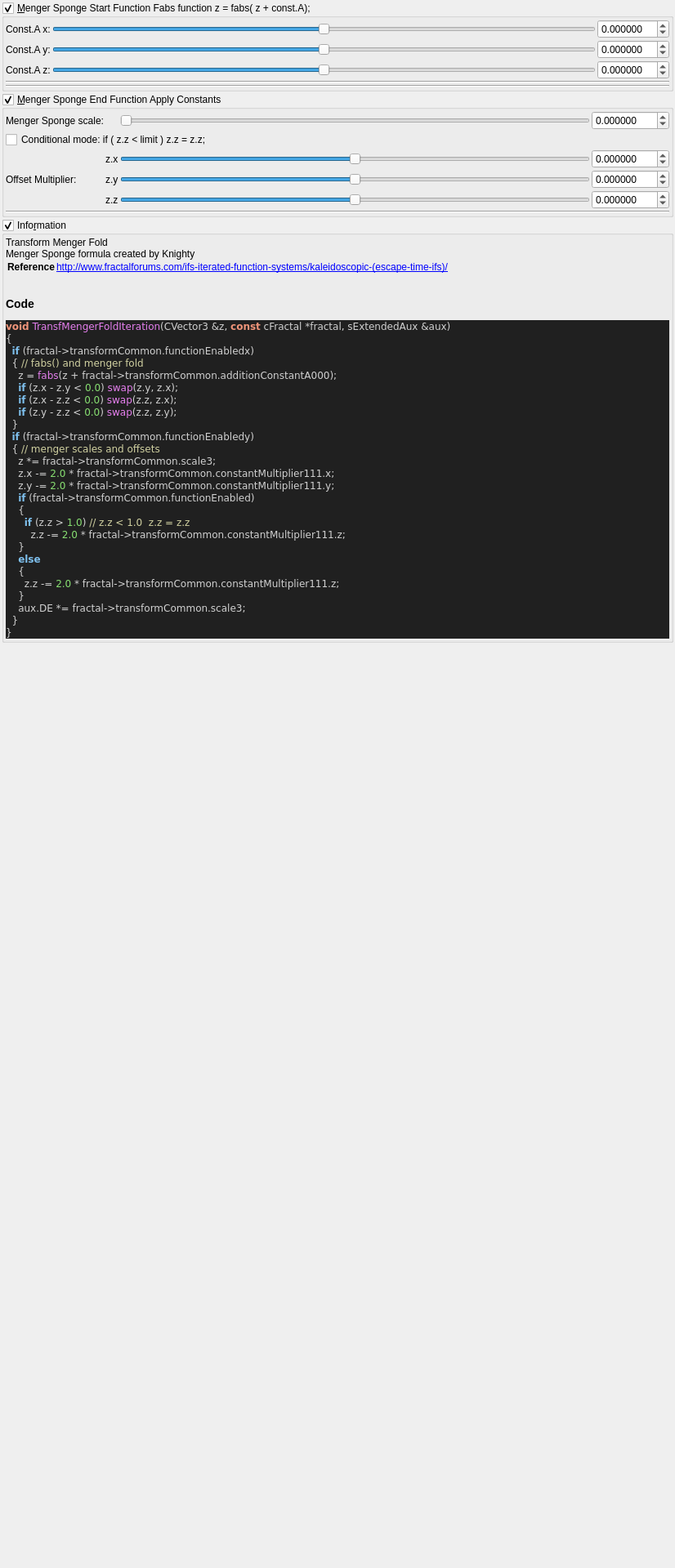
<?xml version="1.0" encoding="UTF-8"?>
<ui version="4.0">
 <class>Form</class>
 <widget class="QWidget" name="Form">
  <property name="geometry">
   <rect>
    <x>0</x>
    <y>0</y>
    <width>826</width>
    <height>1920</height>
   </rect>
  </property>
  <property name="windowTitle">
   <string notr="true">transf_menger_fold</string>
  </property>
  <layout class="QVBoxLayout" name="verticalLayout">
   <property name="spacing">
    <number>2</number>
   </property>
   <property name="leftMargin">
    <number>2</number>
   </property>
   <property name="topMargin">
    <number>2</number>
   </property>
   <property name="rightMargin">
    <number>2</number>
   </property>
   <property name="bottomMargin">
    <number>2</number>
   </property>
   <item>
    <widget class="MyGroupBox" name="groupCheck_transf_function_enabledx">
     <property name="title">
      <string>&amp;Menger Sponge Start Function Fabs function z = fabs( z + const.A);</string>
     </property>
     <property name="checkable">
      <bool>true</bool>
     </property>
     <layout class="QVBoxLayout" name="verticalLayout_10" stretch="0,0">
      <property name="spacing">
       <number>2</number>
      </property>
      <property name="leftMargin">
       <number>2</number>
      </property>
      <property name="topMargin">
       <number>2</number>
      </property>
      <property name="rightMargin">
       <number>2</number>
      </property>
      <property name="bottomMargin">
       <number>2</number>
      </property>
      <item>
       <layout class="QGridLayout" name="gridLayout_12">
        <property name="spacing">
         <number>2</number>
        </property>
        <item row="2" column="2">
         <widget class="MyDoubleSpinBox" name="spinbox3_transf_addition_constantA_000_z">
          <property name="enabled">
           <bool>true</bool>
          </property>
          <property name="sizePolicy">
           <sizepolicy hsizetype="Minimum" vsizetype="Maximum">
            <horstretch>0</horstretch>
            <verstretch>0</verstretch>
           </sizepolicy>
          </property>
          <property name="decimals">
           <number>6</number>
          </property>
          <property name="minimum">
           <double>-99.989999999999995</double>
          </property>
          <property name="maximum">
           <double>99.989999999999995</double>
          </property>
          <property name="singleStep">
           <double>0.100000000000000</double>
          </property>
         </widget>
        </item>
        <item row="1" column="2">
         <widget class="MyDoubleSpinBox" name="spinbox3_transf_addition_constantA_000_y">
          <property name="enabled">
           <bool>true</bool>
          </property>
          <property name="sizePolicy">
           <sizepolicy hsizetype="Minimum" vsizetype="Maximum">
            <horstretch>0</horstretch>
            <verstretch>0</verstretch>
           </sizepolicy>
          </property>
          <property name="decimals">
           <number>6</number>
          </property>
          <property name="minimum">
           <double>-99.989999999999995</double>
          </property>
          <property name="maximum">
           <double>99.989999999999995</double>
          </property>
          <property name="singleStep">
           <double>0.100000000000000</double>
          </property>
         </widget>
        </item>
        <item row="1" column="0">
         <widget class="QLabel" name="label_78">
          <property name="text">
           <string>Const.A y:</string>
          </property>
         </widget>
        </item>
        <item row="0" column="1">
         <widget class="QSlider" name="slider3_transf_addition_constantA_000_x">
          <property name="enabled">
           <bool>true</bool>
          </property>
          <property name="sizePolicy">
           <sizepolicy hsizetype="Expanding" vsizetype="Maximum">
            <horstretch>0</horstretch>
            <verstretch>0</verstretch>
           </sizepolicy>
          </property>
          <property name="minimum">
           <number>-5000000</number>
          </property>
          <property name="maximum">
           <number>5000000</number>
          </property>
          <property name="value">
           <number>0</number>
          </property>
          <property name="sliderPosition">
           <number>0</number>
          </property>
          <property name="orientation">
           <enum>Qt::Horizontal</enum>
          </property>
         </widget>
        </item>
        <item row="3" column="0" colspan="3">
         <widget class="Line" name="line_22">
          <property name="orientation">
           <enum>Qt::Horizontal</enum>
          </property>
         </widget>
        </item>
        <item row="0" column="2">
         <widget class="MyDoubleSpinBox" name="spinbox3_transf_addition_constantA_000_x">
          <property name="enabled">
           <bool>true</bool>
          </property>
          <property name="sizePolicy">
           <sizepolicy hsizetype="Minimum" vsizetype="Maximum">
            <horstretch>0</horstretch>
            <verstretch>0</verstretch>
           </sizepolicy>
          </property>
          <property name="prefix">
           <string/>
          </property>
          <property name="decimals">
           <number>6</number>
          </property>
          <property name="minimum">
           <double>-99.989999999999995</double>
          </property>
          <property name="singleStep">
           <double>0.100000000000000</double>
          </property>
         </widget>
        </item>
        <item row="0" column="0">
         <widget class="QLabel" name="label_79">
          <property name="text">
           <string>Const.A x:</string>
          </property>
         </widget>
        </item>
        <item row="2" column="0">
         <widget class="QLabel" name="label_80">
          <property name="text">
           <string>Const.A z:</string>
          </property>
         </widget>
        </item>
        <item row="2" column="1">
         <widget class="QSlider" name="slider3_transf_addition_constantA_000_z">
          <property name="sizePolicy">
           <sizepolicy hsizetype="Expanding" vsizetype="Maximum">
            <horstretch>0</horstretch>
            <verstretch>0</verstretch>
           </sizepolicy>
          </property>
          <property name="minimum">
           <number>-3000000</number>
          </property>
          <property name="maximum">
           <number>3000000</number>
          </property>
          <property name="singleStep">
           <number>1</number>
          </property>
          <property name="orientation">
           <enum>Qt::Horizontal</enum>
          </property>
         </widget>
        </item>
        <item row="1" column="1">
         <widget class="QSlider" name="slider3_transf_addition_constantA_000_y">
          <property name="sizePolicy">
           <sizepolicy hsizetype="Expanding" vsizetype="Maximum">
            <horstretch>0</horstretch>
            <verstretch>0</verstretch>
           </sizepolicy>
          </property>
          <property name="minimum">
           <number>-3000000</number>
          </property>
          <property name="maximum">
           <number>3000000</number>
          </property>
          <property name="singleStep">
           <number>1</number>
          </property>
          <property name="orientation">
           <enum>Qt::Horizontal</enum>
          </property>
         </widget>
        </item>
       </layout>
      </item>
      <item>
       <widget class="Line" name="line_23">
        <property name="orientation">
         <enum>Qt::Horizontal</enum>
        </property>
       </widget>
      </item>
     </layout>
    </widget>
   </item>
   <item>
    <widget class="MyGroupBox" name="groupCheck_transf_function_enabledy">
     <property name="title">
      <string>&amp;Menger Sponge End Function Apply Constants</string>
     </property>
     <property name="checkable">
      <bool>true</bool>
     </property>
     <layout class="QVBoxLayout" name="verticalLayout_11" stretch="0,0">
      <property name="spacing">
       <number>2</number>
      </property>
      <property name="leftMargin">
       <number>2</number>
      </property>
      <property name="topMargin">
       <number>2</number>
      </property>
      <property name="rightMargin">
       <number>2</number>
      </property>
      <property name="bottomMargin">
       <number>2</number>
      </property>
      <item>
       <layout class="QGridLayout" name="gridLayout_13">
        <property name="spacing">
         <number>2</number>
        </property>
        <item row="0" column="3">
         <widget class="MyDoubleSpinBox" name="spinbox_transf_scale_3">
          <property name="sizePolicy">
           <sizepolicy hsizetype="Minimum" vsizetype="Maximum">
            <horstretch>0</horstretch>
            <verstretch>0</verstretch>
           </sizepolicy>
          </property>
          <property name="prefix">
           <string/>
          </property>
          <property name="suffix">
           <string/>
          </property>
          <property name="decimals">
           <number>6</number>
          </property>
          <property name="minimum">
           <double>-500.000000000000000</double>
          </property>
          <property name="maximum">
           <double>500.000000000000000</double>
          </property>
          <property name="singleStep">
           <double>0.100000000000000</double>
          </property>
         </widget>
        </item>
        <item row="4" column="3">
         <widget class="MyDoubleSpinBox" name="spinbox3_transf_constant_multiplier_111_z">
          <property name="sizePolicy">
           <sizepolicy hsizetype="Minimum" vsizetype="Maximum">
            <horstretch>0</horstretch>
            <verstretch>0</verstretch>
           </sizepolicy>
          </property>
          <property name="prefix">
           <string/>
          </property>
          <property name="suffix">
           <string/>
          </property>
          <property name="decimals">
           <number>6</number>
          </property>
          <property name="minimum">
           <double>-99.989999999999995</double>
          </property>
          <property name="maximum">
           <double>99.989999999999995</double>
          </property>
          <property name="singleStep">
           <double>0.100000000000000</double>
          </property>
         </widget>
        </item>
        <item row="4" column="2">
         <widget class="QSlider" name="slider3_transf_constant_multiplier_111_z">
          <property name="sizePolicy">
           <sizepolicy hsizetype="Expanding" vsizetype="Maximum">
            <horstretch>0</horstretch>
            <verstretch>0</verstretch>
           </sizepolicy>
          </property>
          <property name="minimum">
           <number>-3000000</number>
          </property>
          <property name="maximum">
           <number>3000000</number>
          </property>
          <property name="singleStep">
           <number>1</number>
          </property>
          <property name="orientation">
           <enum>Qt::Horizontal</enum>
          </property>
         </widget>
        </item>
        <item row="3" column="2">
         <widget class="QSlider" name="slider3_transf_constant_multiplier_111_y">
          <property name="sizePolicy">
           <sizepolicy hsizetype="Expanding" vsizetype="Maximum">
            <horstretch>0</horstretch>
            <verstretch>0</verstretch>
           </sizepolicy>
          </property>
          <property name="minimum">
           <number>-3000000</number>
          </property>
          <property name="maximum">
           <number>3000000</number>
          </property>
          <property name="singleStep">
           <number>1</number>
          </property>
          <property name="orientation">
           <enum>Qt::Horizontal</enum>
          </property>
         </widget>
        </item>
        <item row="0" column="0">
         <widget class="QLabel" name="label_92">
          <property name="text">
           <string>Menger Sponge scale:</string>
          </property>
         </widget>
        </item>
        <item row="4" column="1">
         <widget class="QLabel" name="label_98">
          <property name="text">
           <string notr="true">z.z</string>
          </property>
         </widget>
        </item>
        <item row="2" column="2">
         <widget class="QSlider" name="slider3_transf_constant_multiplier_111_x">
          <property name="sizePolicy">
           <sizepolicy hsizetype="Expanding" vsizetype="Maximum">
            <horstretch>0</horstretch>
            <verstretch>0</verstretch>
           </sizepolicy>
          </property>
          <property name="minimum">
           <number>-2000000</number>
          </property>
          <property name="maximum">
           <number>2000000</number>
          </property>
          <property name="singleStep">
           <number>1</number>
          </property>
          <property name="orientation">
           <enum>Qt::Horizontal</enum>
          </property>
         </widget>
        </item>
        <item row="3" column="0">
         <widget class="QLabel" name="label_91">
          <property name="text">
           <string>Offset Multiplier:</string>
          </property>
         </widget>
        </item>
        <item row="2" column="3">
         <widget class="MyDoubleSpinBox" name="spinbox3_transf_constant_multiplier_111_x">
          <property name="sizePolicy">
           <sizepolicy hsizetype="Minimum" vsizetype="Maximum">
            <horstretch>0</horstretch>
            <verstretch>0</verstretch>
           </sizepolicy>
          </property>
          <property name="prefix">
           <string/>
          </property>
          <property name="suffix">
           <string/>
          </property>
          <property name="decimals">
           <number>6</number>
          </property>
          <property name="minimum">
           <double>-99.989999999999995</double>
          </property>
          <property name="maximum">
           <double>99.989999999999995</double>
          </property>
          <property name="singleStep">
           <double>0.100000000000000</double>
          </property>
         </widget>
        </item>
        <item row="3" column="3">
         <widget class="MyDoubleSpinBox" name="spinbox3_transf_constant_multiplier_111_y">
          <property name="sizePolicy">
           <sizepolicy hsizetype="Minimum" vsizetype="Maximum">
            <horstretch>0</horstretch>
            <verstretch>0</verstretch>
           </sizepolicy>
          </property>
          <property name="prefix">
           <string/>
          </property>
          <property name="suffix">
           <string/>
          </property>
          <property name="decimals">
           <number>6</number>
          </property>
          <property name="minimum">
           <double>-99.989999999999995</double>
          </property>
          <property name="maximum">
           <double>99.989999999999995</double>
          </property>
          <property name="singleStep">
           <double>0.100000000000000</double>
          </property>
         </widget>
        </item>
        <item row="0" column="2">
         <widget class="QSlider" name="slider_transf_scale_3">
          <property name="sizePolicy">
           <sizepolicy hsizetype="Expanding" vsizetype="Maximum">
            <horstretch>0</horstretch>
            <verstretch>0</verstretch>
           </sizepolicy>
          </property>
          <property name="minimum">
           <number>0</number>
          </property>
          <property name="maximum">
           <number>5000000</number>
          </property>
          <property name="singleStep">
           <number>1</number>
          </property>
          <property name="orientation">
           <enum>Qt::Horizontal</enum>
          </property>
         </widget>
        </item>
        <item row="3" column="1">
         <widget class="QLabel" name="label_90">
          <property name="text">
           <string notr="true">z.y</string>
          </property>
         </widget>
        </item>
        <item row="2" column="1">
         <widget class="QLabel" name="label_93">
          <property name="text">
           <string notr="true">z.x</string>
          </property>
         </widget>
        </item>
        <item row="1" column="0" colspan="3">
         <widget class="QCheckBox" name="checkBox_transf_function_enabled">
          <property name="text">
           <string>Conditional mode: if ( z.z &lt; limit ) z.z = z.z;</string>
          </property>
         </widget>
        </item>
       </layout>
      </item>
      <item>
       <widget class="Line" name="line_25">
        <property name="orientation">
         <enum>Qt::Horizontal</enum>
        </property>
       </widget>
      </item>
     </layout>
    </widget>
   </item>
   <item>
    <widget class="MyGroupBox" name="groupCheck_info">
     <property name="title">
      <string>Info&amp;rmation</string>
     </property>
     <property name="flat">
      <bool>false</bool>
     </property>
     <property name="checkable">
      <bool>true</bool>
     </property>
     <layout class="QVBoxLayout" name="verticalLayout_2">
      <property name="spacing">
       <number>2</number>
      </property>
      <property name="leftMargin">
       <number>2</number>
      </property>
      <property name="topMargin">
       <number>2</number>
      </property>
      <property name="rightMargin">
       <number>2</number>
      </property>
      <property name="bottomMargin">
       <number>2</number>
      </property>
      <item>
       <widget class="QLabel" name="label_code_content">
        <property name="text">
         <string notr="true">&lt;p&gt;Transform Menger Fold&lt;br&gt;Menger Sponge formula created by Knighty&lt;/p&gt;&lt;table&gt;
&lt;tr&gt;&lt;th&gt;Reference&lt;/th&gt;&lt;td&gt;&lt;a href=&quot;http://www.fractalforums.com/ifs-iterated-function-systems/kaleidoscopic-(escape-time-ifs)/&quot;&gt;http://www.fractalforums.com/ifs-iterated-function-systems/kaleidoscopic-(escape-time-ifs)/&lt;br&gt;
&lt;/td&gt;&lt;/tr&gt;
&lt;/table&gt;
&lt;h3&gt;Code&lt;/h3&gt;
&lt;body style=&quot;background-color:#202020&quot;&gt;
&lt;pre style=&quot;color:#d0d0d0; background-color:#202020;  font-family:'Courier New',monospace;&quot;&gt;&lt;span style=&quot;color:#f09479; font-weight:bold&quot;&gt;void&lt;/span&gt; &lt;span style=&quot;color:#e47eed&quot;&gt;TransfMengerFoldIteration&lt;/span&gt;&lt;span style=&quot;color:#d0d0d0&quot;&gt;(&lt;/span&gt;CVector3 &lt;span style=&quot;color:#d0d0d0&quot;&gt;&amp;amp;&lt;/span&gt;z&lt;span style=&quot;color:#d0d0d0&quot;&gt;,&lt;/span&gt; &lt;span style=&quot;color:#f09479; font-weight:bold&quot;&gt;const&lt;/span&gt; cFractal &lt;span style=&quot;color:#d0d0d0&quot;&gt;*&lt;/span&gt;fractal&lt;span style=&quot;color:#d0d0d0&quot;&gt;,&lt;/span&gt; sExtendedAux &lt;span style=&quot;color:#d0d0d0&quot;&gt;&amp;amp;&lt;/span&gt;aux&lt;span style=&quot;color:#d0d0d0&quot;&gt;)&lt;/span&gt;
&lt;span style=&quot;color:#d0d0d0&quot;&gt;{&lt;/span&gt;
  &lt;span style=&quot;color:#7ec0ee; font-weight:bold&quot;&gt;if&lt;/span&gt; &lt;span style=&quot;color:#d0d0d0&quot;&gt;(&lt;/span&gt;fractal&lt;span style=&quot;color:#d0d0d0&quot;&gt;-&amp;gt;&lt;/span&gt;transformCommon&lt;span style=&quot;color:#d0d0d0&quot;&gt;.&lt;/span&gt;functionEnabledx&lt;span style=&quot;color:#d0d0d0&quot;&gt;)&lt;/span&gt;
  &lt;span style=&quot;color:#d0d0d0&quot;&gt;{&lt;/span&gt; &lt;span style=&quot;color:#d0d0a0&quot;&gt;// fabs() and menger fold&lt;/span&gt;
    z &lt;span style=&quot;color:#d0d0d0&quot;&gt;=&lt;/span&gt; &lt;span style=&quot;color:#e47eed&quot;&gt;fabs&lt;/span&gt;&lt;span style=&quot;color:#d0d0d0&quot;&gt;(&lt;/span&gt;z &lt;span style=&quot;color:#d0d0d0&quot;&gt;+&lt;/span&gt; fractal&lt;span style=&quot;color:#d0d0d0&quot;&gt;-&amp;gt;&lt;/span&gt;transformCommon&lt;span style=&quot;color:#d0d0d0&quot;&gt;.&lt;/span&gt;additionConstantA000&lt;span style=&quot;color:#d0d0d0&quot;&gt;);&lt;/span&gt;
    &lt;span style=&quot;color:#7ec0ee; font-weight:bold&quot;&gt;if&lt;/span&gt; &lt;span style=&quot;color:#d0d0d0&quot;&gt;(&lt;/span&gt;z&lt;span style=&quot;color:#d0d0d0&quot;&gt;.&lt;/span&gt;x &lt;span style=&quot;color:#d0d0d0&quot;&gt;-&lt;/span&gt; z&lt;span style=&quot;color:#d0d0d0&quot;&gt;.&lt;/span&gt;y &lt;span style=&quot;color:#d0d0d0&quot;&gt;&amp;lt;&lt;/span&gt; &lt;span style=&quot;color:#87df71&quot;&gt;0.0&lt;/span&gt;&lt;span style=&quot;color:#d0d0d0&quot;&gt;)&lt;/span&gt; &lt;span style=&quot;color:#e47eed&quot;&gt;swap&lt;/span&gt;&lt;span style=&quot;color:#d0d0d0&quot;&gt;(&lt;/span&gt;z&lt;span style=&quot;color:#d0d0d0&quot;&gt;.&lt;/span&gt;y&lt;span style=&quot;color:#d0d0d0&quot;&gt;,&lt;/span&gt; z&lt;span style=&quot;color:#d0d0d0&quot;&gt;.&lt;/span&gt;x&lt;span style=&quot;color:#d0d0d0&quot;&gt;);&lt;/span&gt;
    &lt;span style=&quot;color:#7ec0ee; font-weight:bold&quot;&gt;if&lt;/span&gt; &lt;span style=&quot;color:#d0d0d0&quot;&gt;(&lt;/span&gt;z&lt;span style=&quot;color:#d0d0d0&quot;&gt;.&lt;/span&gt;x &lt;span style=&quot;color:#d0d0d0&quot;&gt;-&lt;/span&gt; z&lt;span style=&quot;color:#d0d0d0&quot;&gt;.&lt;/span&gt;z &lt;span style=&quot;color:#d0d0d0&quot;&gt;&amp;lt;&lt;/span&gt; &lt;span style=&quot;color:#87df71&quot;&gt;0.0&lt;/span&gt;&lt;span style=&quot;color:#d0d0d0&quot;&gt;)&lt;/span&gt; &lt;span style=&quot;color:#e47eed&quot;&gt;swap&lt;/span&gt;&lt;span style=&quot;color:#d0d0d0&quot;&gt;(&lt;/span&gt;z&lt;span style=&quot;color:#d0d0d0&quot;&gt;.&lt;/span&gt;z&lt;span style=&quot;color:#d0d0d0&quot;&gt;,&lt;/span&gt; z&lt;span style=&quot;color:#d0d0d0&quot;&gt;.&lt;/span&gt;x&lt;span style=&quot;color:#d0d0d0&quot;&gt;);&lt;/span&gt;
    &lt;span style=&quot;color:#7ec0ee; font-weight:bold&quot;&gt;if&lt;/span&gt; &lt;span style=&quot;color:#d0d0d0&quot;&gt;(&lt;/span&gt;z&lt;span style=&quot;color:#d0d0d0&quot;&gt;.&lt;/span&gt;y &lt;span style=&quot;color:#d0d0d0&quot;&gt;-&lt;/span&gt; z&lt;span style=&quot;color:#d0d0d0&quot;&gt;.&lt;/span&gt;z &lt;span style=&quot;color:#d0d0d0&quot;&gt;&amp;lt;&lt;/span&gt; &lt;span style=&quot;color:#87df71&quot;&gt;0.0&lt;/span&gt;&lt;span style=&quot;color:#d0d0d0&quot;&gt;)&lt;/span&gt; &lt;span style=&quot;color:#e47eed&quot;&gt;swap&lt;/span&gt;&lt;span style=&quot;color:#d0d0d0&quot;&gt;(&lt;/span&gt;z&lt;span style=&quot;color:#d0d0d0&quot;&gt;.&lt;/span&gt;z&lt;span style=&quot;color:#d0d0d0&quot;&gt;,&lt;/span&gt; z&lt;span style=&quot;color:#d0d0d0&quot;&gt;.&lt;/span&gt;y&lt;span style=&quot;color:#d0d0d0&quot;&gt;);&lt;/span&gt;
  &lt;span style=&quot;color:#d0d0d0&quot;&gt;}&lt;/span&gt;
  &lt;span style=&quot;color:#7ec0ee; font-weight:bold&quot;&gt;if&lt;/span&gt; &lt;span style=&quot;color:#d0d0d0&quot;&gt;(&lt;/span&gt;fractal&lt;span style=&quot;color:#d0d0d0&quot;&gt;-&amp;gt;&lt;/span&gt;transformCommon&lt;span style=&quot;color:#d0d0d0&quot;&gt;.&lt;/span&gt;functionEnabledy&lt;span style=&quot;color:#d0d0d0&quot;&gt;)&lt;/span&gt;
  &lt;span style=&quot;color:#d0d0d0&quot;&gt;{&lt;/span&gt; &lt;span style=&quot;color:#d0d0a0&quot;&gt;// menger scales and offsets&lt;/span&gt;
    z &lt;span style=&quot;color:#d0d0d0&quot;&gt;*=&lt;/span&gt; fractal&lt;span style=&quot;color:#d0d0d0&quot;&gt;-&amp;gt;&lt;/span&gt;transformCommon&lt;span style=&quot;color:#d0d0d0&quot;&gt;.&lt;/span&gt;scale3&lt;span style=&quot;color:#d0d0d0&quot;&gt;;&lt;/span&gt;
    z&lt;span style=&quot;color:#d0d0d0&quot;&gt;.&lt;/span&gt;x &lt;span style=&quot;color:#d0d0d0&quot;&gt;-=&lt;/span&gt; &lt;span style=&quot;color:#87df71&quot;&gt;2.0&lt;/span&gt; &lt;span style=&quot;color:#d0d0d0&quot;&gt;*&lt;/span&gt; fractal&lt;span style=&quot;color:#d0d0d0&quot;&gt;-&amp;gt;&lt;/span&gt;transformCommon&lt;span style=&quot;color:#d0d0d0&quot;&gt;.&lt;/span&gt;constantMultiplier111&lt;span style=&quot;color:#d0d0d0&quot;&gt;.&lt;/span&gt;x&lt;span style=&quot;color:#d0d0d0&quot;&gt;;&lt;/span&gt;
    z&lt;span style=&quot;color:#d0d0d0&quot;&gt;.&lt;/span&gt;y &lt;span style=&quot;color:#d0d0d0&quot;&gt;-=&lt;/span&gt; &lt;span style=&quot;color:#87df71&quot;&gt;2.0&lt;/span&gt; &lt;span style=&quot;color:#d0d0d0&quot;&gt;*&lt;/span&gt; fractal&lt;span style=&quot;color:#d0d0d0&quot;&gt;-&amp;gt;&lt;/span&gt;transformCommon&lt;span style=&quot;color:#d0d0d0&quot;&gt;.&lt;/span&gt;constantMultiplier111&lt;span style=&quot;color:#d0d0d0&quot;&gt;.&lt;/span&gt;y&lt;span style=&quot;color:#d0d0d0&quot;&gt;;&lt;/span&gt;
    &lt;span style=&quot;color:#7ec0ee; font-weight:bold&quot;&gt;if&lt;/span&gt; &lt;span style=&quot;color:#d0d0d0&quot;&gt;(&lt;/span&gt;fractal&lt;span style=&quot;color:#d0d0d0&quot;&gt;-&amp;gt;&lt;/span&gt;transformCommon&lt;span style=&quot;color:#d0d0d0&quot;&gt;.&lt;/span&gt;functionEnabled&lt;span style=&quot;color:#d0d0d0&quot;&gt;)&lt;/span&gt;
    &lt;span style=&quot;color:#d0d0d0&quot;&gt;{&lt;/span&gt;
      &lt;span style=&quot;color:#7ec0ee; font-weight:bold&quot;&gt;if&lt;/span&gt; &lt;span style=&quot;color:#d0d0d0&quot;&gt;(&lt;/span&gt;z&lt;span style=&quot;color:#d0d0d0&quot;&gt;.&lt;/span&gt;z &lt;span style=&quot;color:#d0d0d0&quot;&gt;&amp;gt;&lt;/span&gt; &lt;span style=&quot;color:#87df71&quot;&gt;1.0&lt;/span&gt;&lt;span style=&quot;color:#d0d0d0&quot;&gt;)&lt;/span&gt; &lt;span style=&quot;color:#d0d0a0&quot;&gt;// z.z &amp;lt; 1.0  z.z = z.z&lt;/span&gt;
        z&lt;span style=&quot;color:#d0d0d0&quot;&gt;.&lt;/span&gt;z &lt;span style=&quot;color:#d0d0d0&quot;&gt;-=&lt;/span&gt; &lt;span style=&quot;color:#87df71&quot;&gt;2.0&lt;/span&gt; &lt;span style=&quot;color:#d0d0d0&quot;&gt;*&lt;/span&gt; fractal&lt;span style=&quot;color:#d0d0d0&quot;&gt;-&amp;gt;&lt;/span&gt;transformCommon&lt;span style=&quot;color:#d0d0d0&quot;&gt;.&lt;/span&gt;constantMultiplier111&lt;span style=&quot;color:#d0d0d0&quot;&gt;.&lt;/span&gt;z&lt;span style=&quot;color:#d0d0d0&quot;&gt;;&lt;/span&gt;
    &lt;span style=&quot;color:#d0d0d0&quot;&gt;}&lt;/span&gt;
    &lt;span style=&quot;color:#7ec0ee; font-weight:bold&quot;&gt;else&lt;/span&gt;
    &lt;span style=&quot;color:#d0d0d0&quot;&gt;{&lt;/span&gt;
      z&lt;span style=&quot;color:#d0d0d0&quot;&gt;.&lt;/span&gt;z &lt;span style=&quot;color:#d0d0d0&quot;&gt;-=&lt;/span&gt; &lt;span style=&quot;color:#87df71&quot;&gt;2.0&lt;/span&gt; &lt;span style=&quot;color:#d0d0d0&quot;&gt;*&lt;/span&gt; fractal&lt;span style=&quot;color:#d0d0d0&quot;&gt;-&amp;gt;&lt;/span&gt;transformCommon&lt;span style=&quot;color:#d0d0d0&quot;&gt;.&lt;/span&gt;constantMultiplier111&lt;span style=&quot;color:#d0d0d0&quot;&gt;.&lt;/span&gt;z&lt;span style=&quot;color:#d0d0d0&quot;&gt;;&lt;/span&gt;
    &lt;span style=&quot;color:#d0d0d0&quot;&gt;}&lt;/span&gt;
    aux&lt;span style=&quot;color:#d0d0d0&quot;&gt;.&lt;/span&gt;DE &lt;span style=&quot;color:#d0d0d0&quot;&gt;*=&lt;/span&gt; fractal&lt;span style=&quot;color:#d0d0d0&quot;&gt;-&amp;gt;&lt;/span&gt;transformCommon&lt;span style=&quot;color:#d0d0d0&quot;&gt;.&lt;/span&gt;scale3&lt;span style=&quot;color:#d0d0d0&quot;&gt;;&lt;/span&gt;
  &lt;span style=&quot;color:#d0d0d0&quot;&gt;}&lt;/span&gt;
&lt;span style=&quot;color:#d0d0d0&quot;&gt;}&lt;/span&gt;
&lt;/pre&gt;
&lt;/body&gt;</string>
        </property>
        <property name="wordWrap">
         <bool>true</bool>
        </property>
        <property name="openExternalLinks">
         <bool>true</bool>
        </property>
        <property name="textInteractionFlags">
         <set>Qt::LinksAccessibleByMouse|Qt::TextSelectableByMouse</set>
        </property>
       </widget>
      </item>
     </layout>
    </widget>
   </item>
   <item>
    <spacer name="verticalSpacer_2">
     <property name="orientation">
      <enum>Qt::Vertical</enum>
     </property>
     <property name="sizeHint" stdset="0">
      <size>
       <width>20</width>
       <height>40</height>
      </size>
     </property>
    </spacer>
   </item>
  </layout>
 </widget>
 <customwidgets>
  <customwidget>
   <class>MyGroupBox</class>
   <extends>QGroupBox</extends>
   <header>my_group_box.h</header>
   <container>1</container>
  </customwidget>
  <customwidget>
   <class>MyDoubleSpinBox</class>
   <extends>QDoubleSpinBox</extends>
   <header>my_double_spin_box.h</header>
  </customwidget>
 </customwidgets>
 <tabstops>
  <tabstop>groupCheck_transf_function_enabledx</tabstop>
  <tabstop>slider3_transf_addition_constantA_000_x</tabstop>
  <tabstop>spinbox3_transf_addition_constantA_000_x</tabstop>
  <tabstop>slider3_transf_addition_constantA_000_y</tabstop>
  <tabstop>spinbox3_transf_addition_constantA_000_y</tabstop>
  <tabstop>slider3_transf_addition_constantA_000_z</tabstop>
  <tabstop>spinbox3_transf_addition_constantA_000_z</tabstop>
  <tabstop>groupCheck_transf_function_enabledy</tabstop>
  <tabstop>slider_transf_scale_3</tabstop>
  <tabstop>spinbox_transf_scale_3</tabstop>
  <tabstop>checkBox_transf_function_enabled</tabstop>
  <tabstop>slider3_transf_constant_multiplier_111_x</tabstop>
  <tabstop>spinbox3_transf_constant_multiplier_111_x</tabstop>
  <tabstop>slider3_transf_constant_multiplier_111_y</tabstop>
  <tabstop>spinbox3_transf_constant_multiplier_111_y</tabstop>
  <tabstop>slider3_transf_constant_multiplier_111_z</tabstop>
  <tabstop>spinbox3_transf_constant_multiplier_111_z</tabstop>
  <tabstop>groupCheck_info</tabstop>
 </tabstops>
 <resources/>
 <connections/>
</ui>
